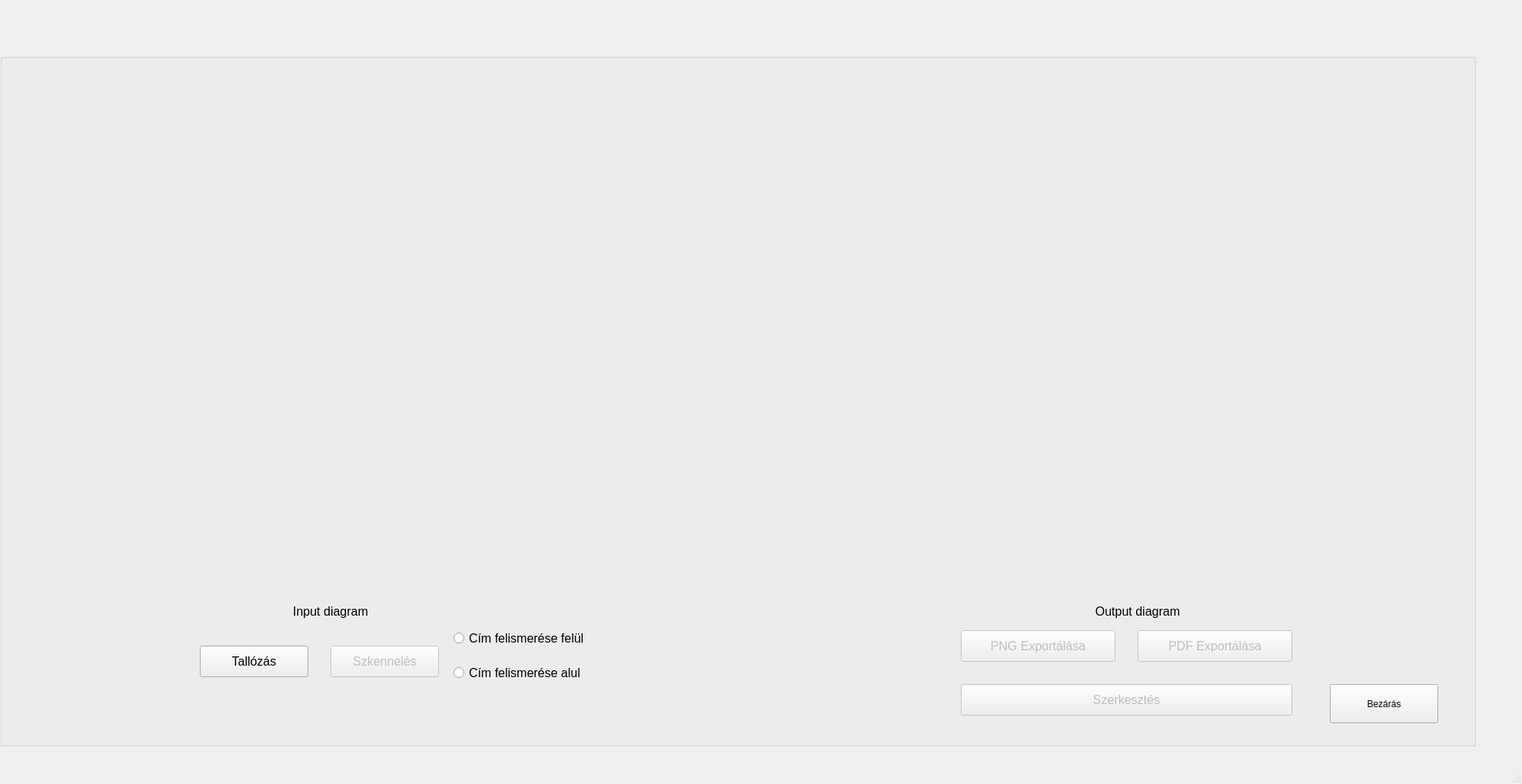
<?xml version="1.0" encoding="UTF-8"?>
<ui version="4.0">
 <class>Scanner</class>
 <widget class="QMainWindow" name="Scanner">
  <property name="geometry">
   <rect>
    <x>0</x>
    <y>0</y>
    <width>1980</width>
    <height>1020</height>
   </rect>
  </property>
  <property name="windowTitle">
   <string>MainWindow</string>
  </property>
  <widget class="QWidget" name="centralwidget">
   <widget class="QGroupBox" name="chartGroup">
    <property name="geometry">
     <rect>
      <x>0</x>
      <y>70</y>
      <width>1920</width>
      <height>901</height>
     </rect>
    </property>
    <property name="title">
     <string/>
    </property>
    <widget class="QLabel" name="inputChart">
     <property name="geometry">
      <rect>
       <x>80</x>
       <y>10</y>
       <width>700</width>
       <height>700</height>
      </rect>
     </property>
     <property name="sizePolicy">
      <sizepolicy hsizetype="Maximum" vsizetype="Maximum">
       <horstretch>0</horstretch>
       <verstretch>0</verstretch>
      </sizepolicy>
     </property>
     <property name="text">
      <string/>
     </property>
     <property name="scaledContents">
      <bool>false</bool>
     </property>
     <property name="alignment">
      <set>Qt::AlignCenter</set>
     </property>
     <property name="margin">
      <number>0</number>
     </property>
    </widget>
    <widget class="QLabel" name="outputChart">
     <property name="geometry">
      <rect>
       <x>1140</x>
       <y>10</y>
       <width>700</width>
       <height>700</height>
      </rect>
     </property>
     <property name="sizePolicy">
      <sizepolicy hsizetype="Maximum" vsizetype="Maximum">
       <horstretch>0</horstretch>
       <verstretch>0</verstretch>
      </sizepolicy>
     </property>
     <property name="text">
      <string/>
     </property>
     <property name="scaledContents">
      <bool>false</bool>
     </property>
     <property name="alignment">
      <set>Qt::AlignCenter</set>
     </property>
     <property name="margin">
      <number>0</number>
     </property>
    </widget>
    <widget class="QLabel" name="input_title">
     <property name="geometry">
      <rect>
       <x>80</x>
       <y>700</y>
       <width>700</width>
       <height>50</height>
      </rect>
     </property>
     <property name="font">
      <font>
       <pointsize>12</pointsize>
      </font>
     </property>
     <property name="text">
      <string>Input diagram</string>
     </property>
     <property name="alignment">
      <set>Qt::AlignCenter</set>
     </property>
    </widget>
    <widget class="QLabel" name="output_title">
     <property name="geometry">
      <rect>
       <x>1130</x>
       <y>700</y>
       <width>700</width>
       <height>50</height>
      </rect>
     </property>
     <property name="font">
      <font>
       <pointsize>12</pointsize>
      </font>
     </property>
     <property name="text">
      <string>Output diagram</string>
     </property>
     <property name="alignment">
      <set>Qt::AlignCenter</set>
     </property>
    </widget>
    <widget class="QLabel" name="fileName">
     <property name="geometry">
      <rect>
       <x>10</x>
       <y>840</y>
       <width>811</width>
       <height>31</height>
      </rect>
     </property>
     <property name="font">
      <font>
       <pointsize>12</pointsize>
      </font>
     </property>
     <property name="text">
      <string/>
     </property>
     <property name="alignment">
      <set>Qt::AlignCenter</set>
     </property>
    </widget>
    <widget class="QPushButton" name="closeButton">
     <property name="geometry">
      <rect>
       <x>1730</x>
       <y>820</y>
       <width>141</width>
       <height>51</height>
      </rect>
     </property>
     <property name="text">
      <string>Bezárás</string>
     </property>
    </widget>
    <widget class="QPushButton" name="openFiles">
     <property name="enabled">
      <bool>true</bool>
     </property>
     <property name="geometry">
      <rect>
       <x>260</x>
       <y>770</y>
       <width>141</width>
       <height>41</height>
      </rect>
     </property>
     <property name="font">
      <font>
       <pointsize>12</pointsize>
      </font>
     </property>
     <property name="text">
      <string>Tallózás</string>
     </property>
    </widget>
    <widget class="QPushButton" name="scan">
     <property name="enabled">
      <bool>false</bool>
     </property>
     <property name="geometry">
      <rect>
       <x>430</x>
       <y>770</y>
       <width>141</width>
       <height>41</height>
      </rect>
     </property>
     <property name="font">
      <font>
       <pointsize>12</pointsize>
      </font>
     </property>
     <property name="text">
      <string>Szkennelés</string>
     </property>
    </widget>
    <widget class="QPushButton" name="export_button_png">
     <property name="enabled">
      <bool>false</bool>
     </property>
     <property name="geometry">
      <rect>
       <x>1250</x>
       <y>750</y>
       <width>201</width>
       <height>41</height>
      </rect>
     </property>
     <property name="font">
      <font>
       <pointsize>12</pointsize>
      </font>
     </property>
     <property name="text">
      <string>PNG Exportálása</string>
     </property>
    </widget>
    <widget class="QPushButton" name="export_button_pdf">
     <property name="enabled">
      <bool>false</bool>
     </property>
     <property name="geometry">
      <rect>
       <x>1480</x>
       <y>750</y>
       <width>201</width>
       <height>41</height>
      </rect>
     </property>
     <property name="font">
      <font>
       <pointsize>12</pointsize>
      </font>
     </property>
     <property name="text">
      <string>PDF Exportálása</string>
     </property>
    </widget>
    <widget class="QPushButton" name="edit_button">
     <property name="enabled">
      <bool>false</bool>
     </property>
     <property name="geometry">
      <rect>
       <x>1250</x>
       <y>820</y>
       <width>431</width>
       <height>41</height>
      </rect>
     </property>
     <property name="font">
      <font>
       <pointsize>12</pointsize>
      </font>
     </property>
     <property name="text">
      <string>Szerkesztés</string>
     </property>
    </widget>
    <widget class="QRadioButton" name="above">
     <property name="geometry">
      <rect>
       <x>590</x>
       <y>740</y>
       <width>220</width>
       <height>41</height>
      </rect>
     </property>
     <property name="font">
      <font>
       <pointsize>12</pointsize>
       <italic>false</italic>
       <underline>false</underline>
      </font>
     </property>
     <property name="text">
      <string>Cím felismerése felül</string>
     </property>
    </widget>
    <widget class="QRadioButton" name="below">
     <property name="geometry">
      <rect>
       <x>590</x>
       <y>780</y>
       <width>220</width>
       <height>51</height>
      </rect>
     </property>
     <property name="font">
      <font>
       <pointsize>12</pointsize>
       <italic>false</italic>
       <underline>false</underline>
      </font>
     </property>
     <property name="text">
      <string>Cím felismerése alul</string>
     </property>
    </widget>
   </widget>
  </widget>
  <widget class="QMenuBar" name="menubar">
   <property name="geometry">
    <rect>
     <x>0</x>
     <y>0</y>
     <width>1980</width>
     <height>26</height>
    </rect>
   </property>
  </widget>
  <widget class="QStatusBar" name="statusbar"/>
 </widget>
 <resources/>
 <connections/>
</ui>
